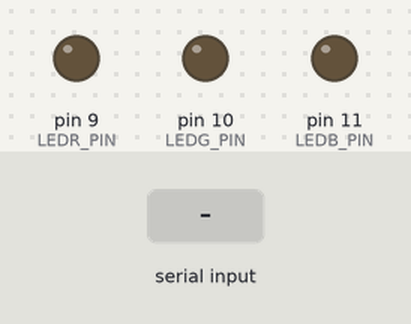
This sketch was run on a simulated Arduino Uno, built with avr-gcc and run on an emulated ATmega328P. Parts: output pins drawn as LEDs (lit = HIGH). The test bench sets the inputs (shaded band).

Above: at 1.2 s.
1.3 s: "90,45,200\n" received over Serial
At 1.7 s:
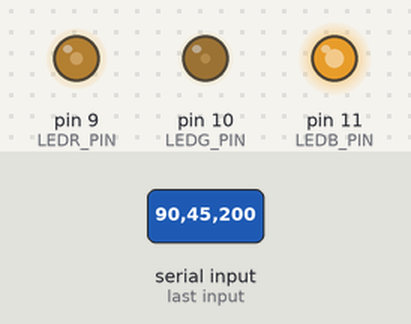
2.8 s: "30,150,10\n" received over Serial
At 4.0 s:
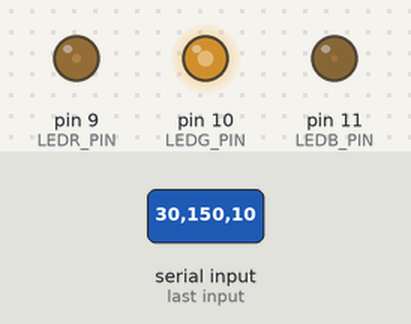
4.3 s: "90,45\n" received over Serial
At 5.0 s:
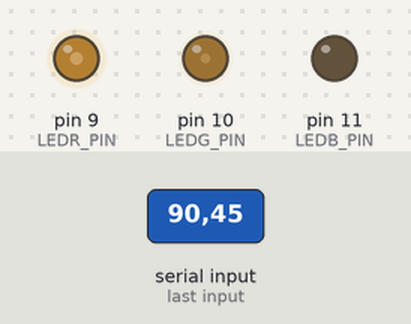
5.8 s: "30,150\n" received over Serial
At 6.2 s:
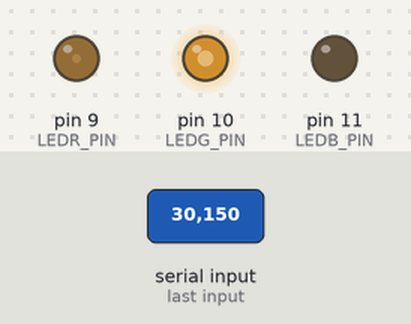
7.3 s: "5\n" received over Serial
At 8.3 s:
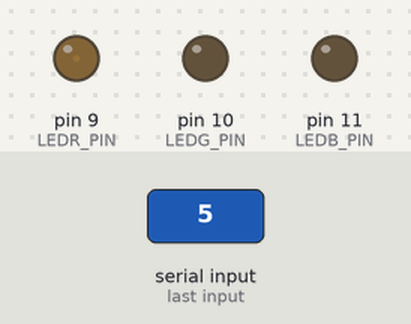
8.8 s: "90\n" received over Serial
At 9.5 s:
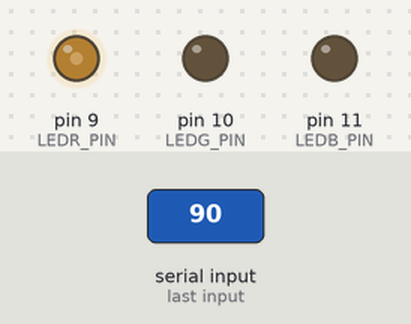
Timing chart, 0 to 11.3 s (numbered marks = the images above; inputs shaded):
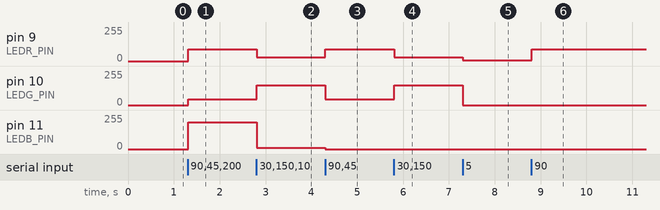

Measured:
- after the input at 1.3 s, pin 9 (LEDR_PIN): 0/255 → 90/255 at once; pin 10 (LEDG_PIN): 0/255 → 45/255 at once; pin 11 (LEDB_PIN): 0/255 → 200/255 at once
- after the input at 2.8 s, pin 9 (LEDR_PIN): 90/255 → 30/255 at once; pin 10 (LEDG_PIN): 45/255 → 150/255 at once; pin 11 (LEDB_PIN): 200/255 → 10/255 at once
- after the input at 4.3 s, pin 9 (LEDR_PIN): 30/255 → 90/255 at once; pin 10 (LEDG_PIN): 150/255 → 45/255 at once; pin 11 (LEDB_PIN): 10/255 → 0/255 at once
- after the input at 5.8 s, pin 9 (LEDR_PIN): 90/255 → 30/255 at once; pin 10 (LEDG_PIN): 45/255 → 150/255 at once
- after the input at 7.3 s, pin 9 (LEDR_PIN): 30/255 → 5/255 at once; pin 10 (LEDG_PIN): 150/255 → 0/255 at once
- after the input at 8.8 s, pin 9 (LEDR_PIN): 5/255 → 90/255 at once

The sketch:

LighterRGB.ino
```cpp
#define LEDR_PIN 9
#define LEDG_PIN 10
#define LEDB_PIN 11

String message;
void setup() {
  // put your setup code here, to run once:
pinMode(LEDR_PIN, OUTPUT);
pinMode(LEDG_PIN, OUTPUT);
pinMode(LEDB_PIN, OUTPUT);
Serial.begin(9600);
}

void loop() {
while(Serial.available()){
  char incomingChar = Serial.read();
  if(incomingChar >= '0' && incomingChar <= '9'){
    message += incomingChar;
    }
    else if (incomingChar == '\n'){

      String R = getValue(message, ',',0);
      String G = getValue(message, ',',1);
      String B = getValue(message, ',',2);
      setColor(R.toInt(),G.toInt(),B.toInt());
      message = "";
      }
      else {
        message += incomingChar;
        }

  }
}

void setColor(int red, int green, int blue)

{

#ifdef COMMON_ANODE

red = 255 - red;

green = 255 - green;

blue = 255 - blue;

#endif

analogWrite(LEDR_PIN, red);

analogWrite(LEDG_PIN, green);

analogWrite(LEDB_PIN, blue);

}

String getValue(String data, char separator, int index)
{
    int found = 0;
    int strIndex[] = { 0, -1 };
    int maxIndex = data.length() - 1;

    for (int i = 0; i <= maxIndex && found <= index; i++) {
        if (data.charAt(i) == separator || i == maxIndex) {
            found++;
            strIndex[0] = strIndex[1] + 1;
            strIndex[1] = (i == maxIndex) ? i+1 : i;
        }
    }
    return found > index ? data.substring(strIndex[0], strIndex[1]) : "";
}
```
